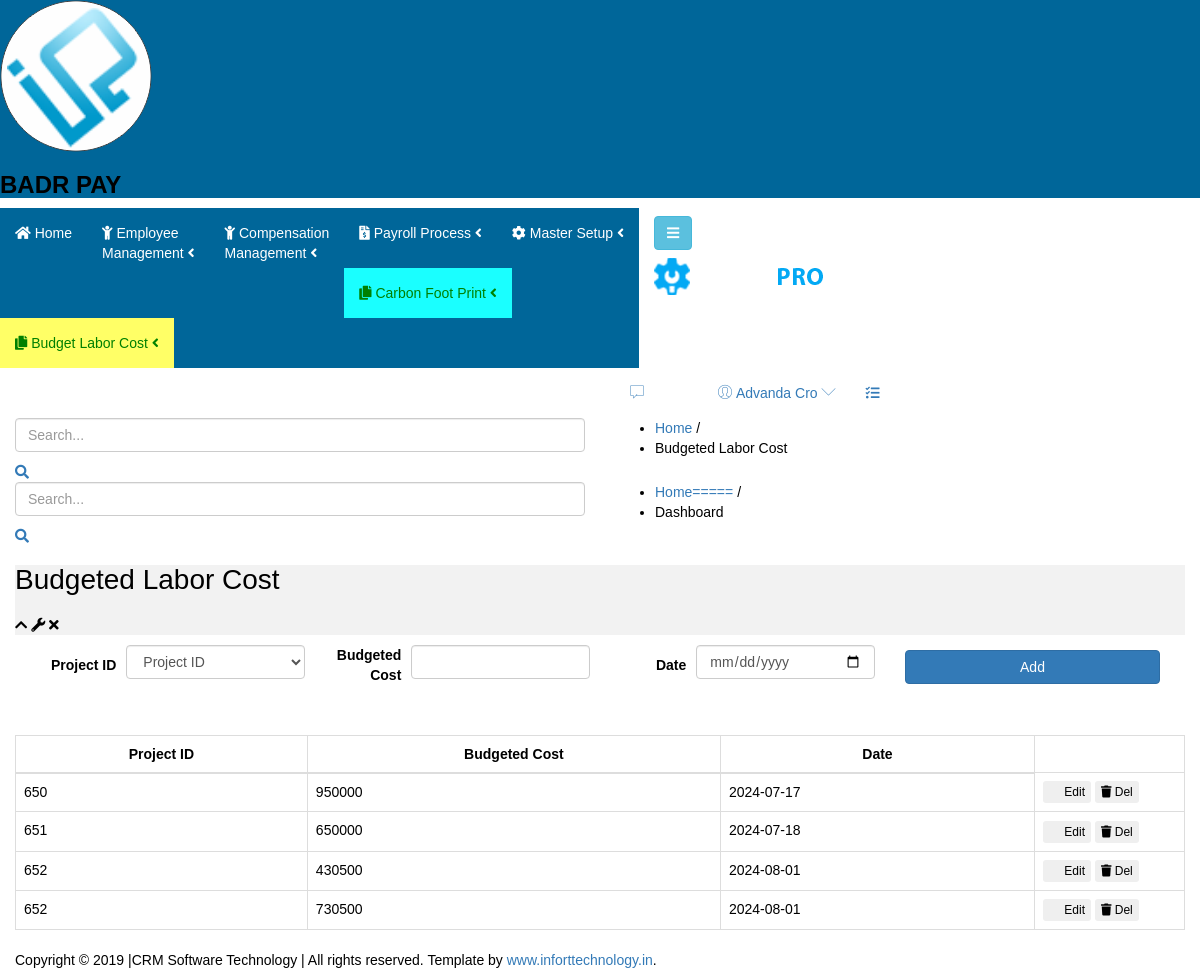
Screenshot of /Wamp/Forms/budgeted_labor_form/budgeted_labor_formUI.php with the database file from the repository.
### tables this page shows
CREATE TABLE IF NOT EXISTS `budgeted_labor_costs` (
  `ID` int NOT NULL AUTO_INCREMENT,
  `ProjectID` int NOT NULL,
  `BudgetedCost` float NOT NULL,
  `Date` date NOT NULL,
  PRIMARY KEY (`ID`)
);

### Wamp/Connection/dbconnecting.php (called while the page is built, shortened)
<?php
$host = "localhost";
$user = "root";
$password = "";
$database = "badrpayroll";
class DBHandle {
    private $connection;
    public function __construct($host, $user, $password, $database) {
        $this->connection = new mysqli($host, $user, $password, $database);
    }
    public function runQuery($query) {
        $result = $this->connection->query($query);
        return $result;
    }
}
$db_handle = new DBHandle($host, $user, $password, $database);
?>

### Wamp/Forms/budgeted_labor_form/budgeted_labor_formUI.php (the view, shortened to what this page needs)
<?php
require_once("../../Connection/dbconnecting.php");
?>
<!doctype html>
<html class="no-js" lang="en">
<head>
    <?php include('../../Include/headerlinks.php'); ?>
</head>
<body class="materialdesign">
    <div class="wrapper-pro">
        <?php include('../../Include/sidebar.php');
		?>
        <div class="content-inner-all">
            <?php include('../../Include/header.php'); ?>
            <div class="breadcome-area mg-b-30 small-dn">
                <div class="container-fluid">
                    <div class="row">
                        <div class="col-lg-12">
                            <div class="breadcome-list shadow-reset">
                                <div class="row">
                                    <div class="col-lg-6">
                                        <div class="breadcome-heading">
                                            <form role="search" class="">
                                                <input type="text" placeholder="Search..." class="form-control">
                                                <a href=""><i class="fa fa-search"></i></a>
                                            </form>
                                        </div>
                                    </div>
                                    <div class="col-lg-6">
                                        <ul class="breadcome-menu">
                                            <li><a href="#">Home</a> <span class="bread-slash">/</span></li>
                                            <li><span class="bread-blod">Budgeted Labor Cost</span></li>
                                        </ul>
                                    </div>
                                </div>
                            </div>
                        </div>
                    </div>
                </div>
            </div>
            <?php include('../../Include/menuarea.php'); ?>
            <div class="admin-dashone-data-table-area mg-b-15">
                <div class="container-fluid">
                    <div class="row">
                        <div class="col-lg-12">
                            <div class="sparkline8-list shadow-reset">
                                <div class="sparkline8-hd" style="background-color:#f2f2f2;">
                                    <div class="main-sparkline8-hd">
                                        <h1>Budgeted Labor Cost</h1>
                                        <div class="sparkline8-outline-icon">
                                            <span class="sparkline8-collapse-link"><i class="fa fa-chevron-up"></i></span>
                                            <span><i class="fa fa-wrench"></i></span>
                                            <span class="sparkline8-collapse-close"><i class="fa fa-times"></i></span>
                                        </div>
                                    </div>
                                </div>
                                <div class="sparkline8-graph">
                                    <form id="budgetForm" name="budgetForm" method="post" autocomplete="off" action="">
                                        <div class="container">
											<div class="form-group">
												<label for="budgetDate">Project ID</label>
												<select class="form-control" id="ProjectID" name="ProjectID">
													<option value="">Project ID</option>
												</select>
											 </div>
                                            <div class="form-group">
                                                <label for="budgetedCost">Budgeted Cost</label>
                                                <input type="text" class="form-control" id="budgetedCost" name="budgetedCost">
                                            </div>
                                            <div class="form-group">
                                                <label for="budgetDate">Date</label>
                                                <input type="date" class="form-control" id="budgetDate" name="budgetDate">
                                            </div>
                                            <div class="form-group">
                                                <button type="button" class="btn btn-primary" id="addBudget">Add</button>
                                            </div>
                                        </div>
                                    </form>
                                    <br>
                                    <div id="budgetList">
                                        <table class="table table-bordered">
                                            <thead>
                                                <tr>
                                                    <th style="text-align:center;">Project ID</th>
                                                    <th style="text-align:center;">Budgeted Cost</th>
                                                    <th style="text-align:center;">Date</th>
                                                </tr>
                                            </thead>
                                            <tbody>
											<?php
											$queryA = "SELECT * FROM `budgeted_labor_costs` ORDER BY `budgeted_labor_costs`.`ID` ASC";
											$resultA = $db_handle->runQuery($queryA);
											if(!empty($resultA)){
												foreach ($resultA as $r) {
													$ID=$r['ID'];
													?>
													<tr id="show">
														<td style ="text-align:left;" id="Departments-<?php echo $ID; ?>"><?php echo $r['ProjectID']; ?></td>
														<td style ="text-align:left;" id="Departments-<?php echo $ID; ?>"><?php echo $r['BudgetedCost']; ?></td>
														<td style ="text-align:left;" id="Departments-<?php echo $ID; ?>"><?php echo $r['Date']; ?></td>
														<td style="width:150px;"><div class="btn-group project-list-action"><button class="btn btn-white btn-xs Update" id="<?php echo $ID; ?>"><i class="fa fa-pencil"></i> Edit</button></div>
														<div class="btn-group project-list-action"><button class="btn btn-white btn-xs Delete" id="<?php echo $ID; ?>"><i class="fa fa-trash"></i></i> Del</button></div></td>
													</tr>
													<?php
												}
											}	?>
											</tbody>
                                        </table>
                                    </div>
                                </div>
                            </div>
                        </div>
                    </div>
                </div>
            </div>
        </div>
    </div>
    <?php include('../../Include/footer.php'); ?>
</body>
</html>

### Wamp/Forms/css/style.css (style rules this page uses)
body { font-family: "Poppins", sans-serif; color: #000000; background-color: #ffffff; }
.btn, .btn:focus { outline: none !important; -webkit-box-shadow: none; box-shadow: none; }

### Wamp/Forms/budgeted_labor_form/budgeted_labor_formUI.php (style rules this page uses)
.form-control { margin-bottom: 10px; }
.container { display: flex; flex-wrap: wrap; justify-content: space-between; }
.container > div { flex: 1; min-width: 250px; padding: 10px; }
.form-group { display: flex; align-items: center; margin-bottom: 15px; }
.form-group label { flex: 1; text-align: right; margin-right: 10px; }
.form-group input, .form-group select { flex: 2; }
.form-group button { flex: 1; margin-left: 10px; }

### rows the page displays
budgeted_labor_costs: ProjectID "650", BudgetedCost "950000", Date "2024-07-17"
budgeted_labor_costs: ProjectID "651", BudgetedCost "650000", Date "2024-07-18"
budgeted_labor_costs: ProjectID "652", BudgetedCost "430500", Date "2024-08-01"
budgeted_labor_costs: ProjectID "652", BudgetedCost "730500", Date "2024-08-01"
